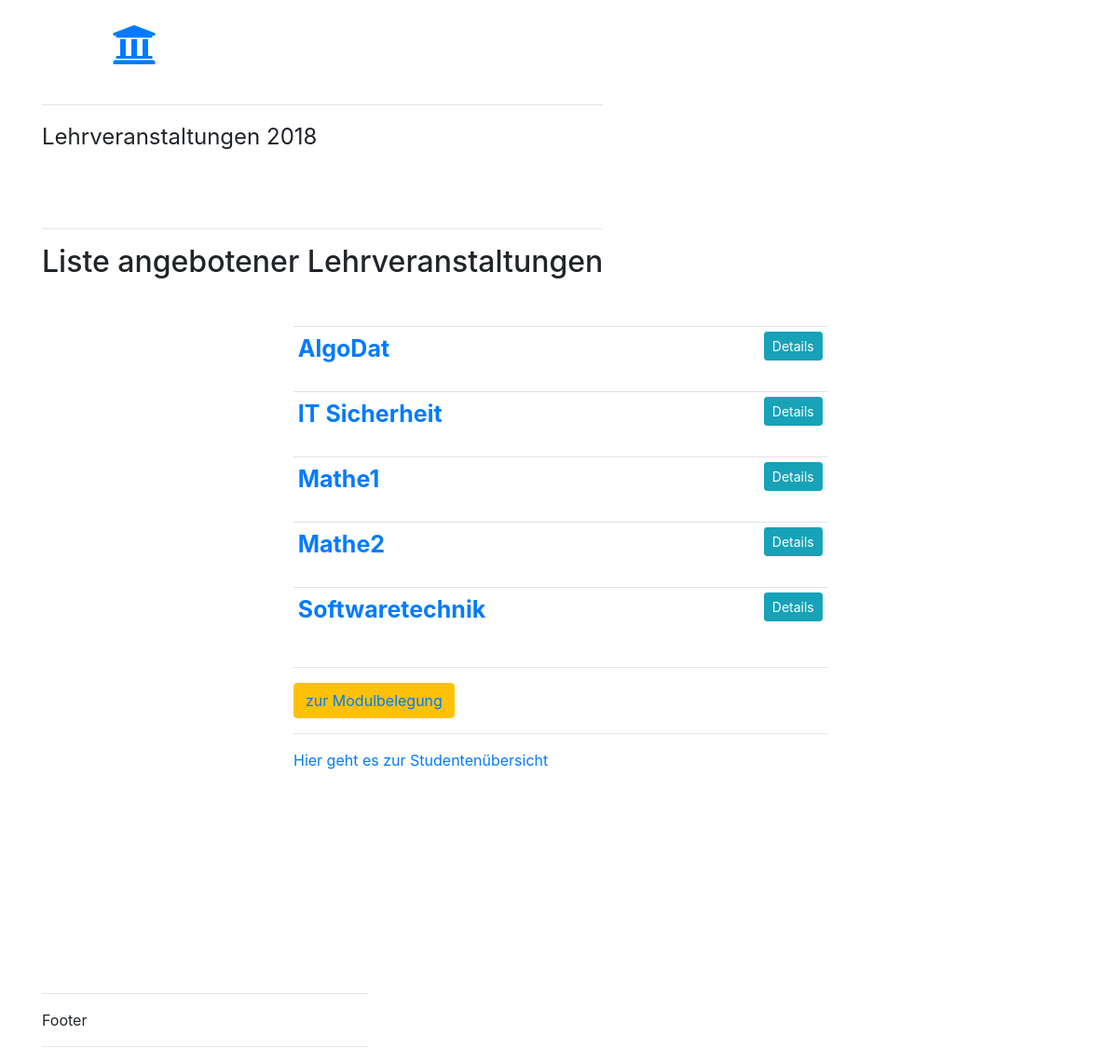
The page /belegungen/ on the database its author committed.
### belegungen/models.py (models this page shows, shortened)
class Lehrveranstaltung(models.Model):
    lv_nr = models.IntegerField(default=100)
    lv_name = models.CharField(max_length=200)
    doz_name = models.CharField(max_length=150)
    stud = models.ManyToManyField(Student)
    objects = models.Manager()

### belegungen/views.py (the view)
# urls.py: path('', views.index, name='index'),
def index(request):  # Liste der verfügbaren Module
    lehrveranstaltungen = Lehrveranstaltung.objects.order_by('lv_name')
    context = {'page_title': 'Liste angebotener Lehrveranstaltungen',
               'lehrveranstaltungen': lehrveranstaltungen, }
    return render(request, 'belegungen/index.html', context)

### belegungen/templates/belegungen/index.html
{%  extends 'belegungen/base.html' %}
{% block main_content %}
    {% if lehrveranstaltungen %}
        <ul class="list-group">
            {% for l in lehrveranstaltungen %}
                <li class="list-group-item" style="height: 70px; border: none; margin: 0px auto; padding: 0">
                    <table class="table table-sm">
                        <th style="width: 500px">
                            <a href = "{% url "belegungen:modul_detail" l.id  %}"style="font-size: 25px">
                                {{ l.lv_name }}
                            </a>
                        </th>
                        <th>
                            <a href = "{% url "belegungen:modul_detail" l.id  %}" class="btn btn-info btn-sm">
                                Details
                            </a>
                        </th>
                    </table>
                </li>
            {% endfor %}
        </ul>
    {% else %}
        <p> Es liegen keine Lehrveranstaltungen vor. Bitte eine anlegen.</p>
    {% endif %}
    <hr>
    <button type="button" class="btn btn-warning">
        <a href="{% url "belegungen:modulwahl" %}">zur Modulbelegung</a>
    </button>
    <hr>
    <a href="{% url 'belegungen:studenten_liste' %}" >Hier geht es zur Studentenübersicht</a>
{% endblock %}

### rows shown on the page
Lehrveranstaltung: lv_name "AlgoDat"
Lehrveranstaltung: lv_name "IT Sicherheit"
Lehrveranstaltung: lv_name "Mathe1"
Lehrveranstaltung: lv_name "Mathe2"
Lehrveranstaltung: lv_name "Softwaretechnik"

### other values the page prints
{{ page_title }} "Liste angebotener Lehrveranstaltungen"
